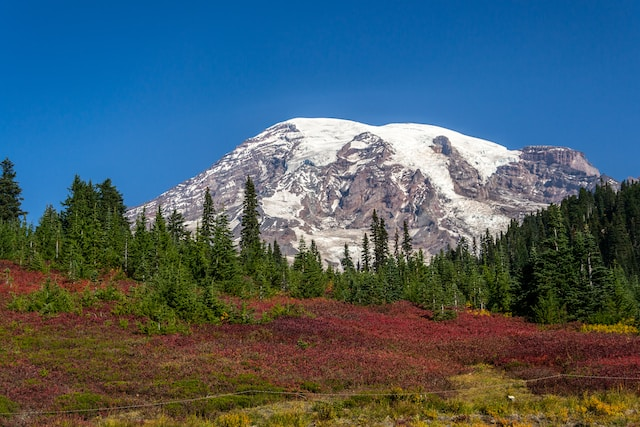
#> input picture Bimestre5/Procesamiento Imagenes/Tutorial-3_Procesamiento_Imagenes/landscape.jpeg, 640 x 427 px
$ jupyter execute 'Tutorial 3.ipynb'   (shell and % lines are left out)
#> lines starting #> are read from the running program, lines starting #| are printed output that depends on the picture; after the words box and inside, x2 and y2 are one past the last pixel; in counts of white or black regions, pixels touching at a corner belong together
# Tutorial 3 - Espacios de color

Durante la semana hemos visto como manipular imágenes en el espacio del color
En este tutorial abordaremos los siguientes conceptos:

- Clustering de pixeles en RGB
- Segmentación de imágenes en HSV

[cell 1]
import cv2
import numpy as np
import matplotlib.pyplot as plt
from sklearn.cluster import MiniBatchKMeans

# Clustering de pixeles en RGB

Para este ejercicio, desarrollaremos un ejemplo visto en clase para clusterizar los colores de una imagen.

[cell 2]
landscape_rgb = cv2.imread('landscape.jpeg', cv2.IMREAD_COLOR)[:, :, ::-1]
plt.imshow(landscape_rgb)

[cell 3]
landscape_rgb.shape
#> Out = (427, 640, 3)

## Preparar la matriz

El primer paso consiste en "aplanar" la imagen para tener una matriz 2D.

[cell 4]
n_rows, n_cols, n_colors = landscape_rgb.shape
#> n_rows = 427; n_cols = 640; n_colors = 3
landscape_array = landscape_rgb.reshape(n_rows*n_cols, n_colors)
landscape_array

[cell 5]
landscape_array.shape
#> Out = (273280, 3)

Con esto, podemos visualizar los colores de la imagen en el espacio RGB. Elegiremos una pequeña muestra de pixeles para que sea más fácil ver lo que está pasando.

[cell 6]
fig = plt.figure(figsize = (10, 7))
ax = plt.axes(projection ="3d")

# Elegimos una muestra de pixeles para no graficar la imagen entera
np.random.seed(42)
ix_sample = np.random.choice(np.arange(len(landscape_array)), size=5_000, replace=False)
#> ix_sample = 5000 values, max 273257 at index 2188, min 87 at index 1591, mean 138575.7
sample = landscape_array[ix_sample, :]

ax.set_xlabel('Red')
ax.set_ylabel('Green')
ax.set_zlabel('Blue')
ax.scatter3D(sample[:, 0], sample[:, 1], sample[:, 2], c=sample/255)

## Encontrar clusters con KMeans

Ahora usaremos KMeans para encontrar los clusters de los colores. En particular, usaremos la clase MiniBatchKMeans de scikit-learn, ya que es más rápida para datasets más grandes.

[cell 7]
n_clusters = 4

kmean = MiniBatchKMeans(n_clusters=n_clusters, random_state=42)
fitted_clusters = kmean.fit_predict(landscape_array)
fitted_clusters

[cell 8]
kmean.cluster_centers_

[cell 9]
plt.title('Colores de los clusters')
plt.imshow([kmean.cluster_centers_.astype(int)])

## Reconstruir imagen a partir de los clusters

A cada pixel, levamos a asignar el valor de la media del cluster al que pertenece.

[cell 10]
fitted_clusters

[cell 11]
clusters_means = kmean.cluster_centers_[fitted_clusters]
clusters_means

[cell 12]
clusters_means.shape
#> Out = (273280, 3)

Luego, devolveremos la matriz a las dimensiones originales de la imagen.

[cell 13]
clustered_image = clusters_means.reshape(n_rows, n_cols, n_colors)
clustered_image.shape
#> Out = (427, 640, 3)

[cell 14]
plt.imshow(clustered_image)

¿Por qué tuvimos este error? Resulta que elegimos los valores en formato ```float```. Para poder graficar imágenes, nuestros valores de RGB tienen que ser ```int```.

[cell 15]
clustered_image_int = clustered_image.astype(int)
plt.imshow(clustered_image_int)

## Probemos distintos números de clusters

[cell 16]
plt.figure(figsize=(15,8))
plt.subplot(1,2,1)
plt.title('Imagen Original')
plt.imshow(landscape_rgb)
plt.subplot(1,2,2)
plt.title('Imagen Con clusters')
plt.imshow(clustered_image_int)

[cell 17]
plt.figure(figsize=(8,8))
plt.title(f"Original Image")
plt.imshow(landscape_rgb)
plt.show()

for n_clusters in [2,3,5,10,20]:
    kmean = MiniBatchKMeans(n_clusters=n_clusters, random_state=42)
    fitted_clusters = kmean.fit_predict(landscape_array)
    clusters_means = kmean.cluster_centers_[fitted_clusters]
    clustered_image = clusters_means.reshape(n_rows, n_cols, n_colors)
    clustered_image_int = clustered_image.astype(int)

    # Plot image
    plt.figure(figsize=(8,8))
    plt.title(f"Clustered image (K={n_clusters})")
    plt.imshow(clustered_image_int)
    plt.show()
#> this loop made 5 passes
#> pass 1, `clustered_image = clusters_means.reshape(n_rows, n_cols, n_colors)`:
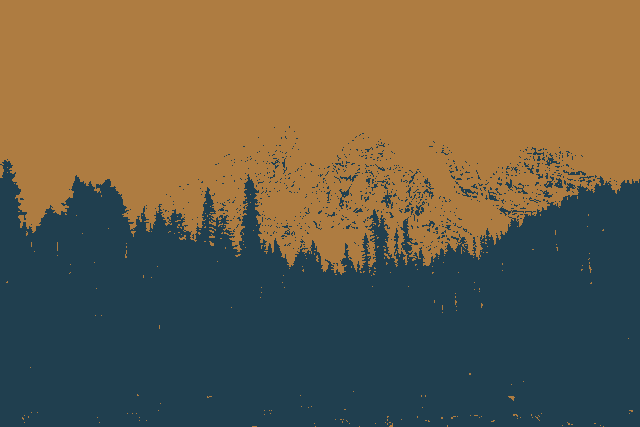
#> clustered_image: shape (427, 640, 3) float64; mean of channels 0, 1, 2 72.2, 94.4, 105.2; drawn as B, G, R
#> pass 1, `plt.show()`:
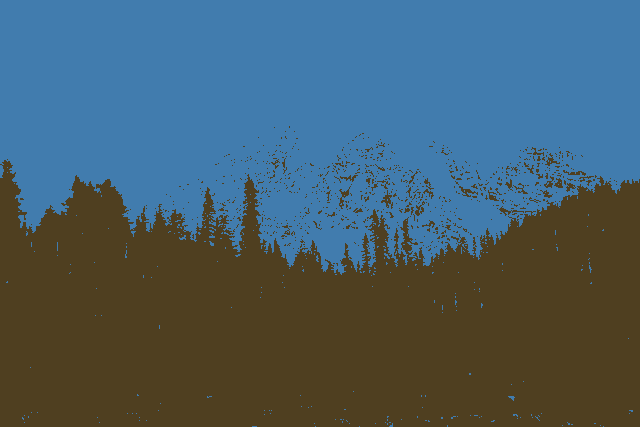
#> shown: shape (427, 640, 3); mean R, G, B 71.9, 94.1, 104.4

## Compresión de imagenes

El clustering anterior se podría usar como una forma de "comprimir" la imagen para que use menos espacio. En vez de guardar el valor RGB de todos los pixeles, podemos guardar los 20 colores de las medianas, y que cada entrada de la matriz mapee a cada uno de estos colores.

[cell 18]
kmean.cluster_centers_

[cell 19]
fitted_clusters.reshape(n_rows, n_cols)

¿Cuánto espacio ahorraríamos con esta técnica?

[cell 20]
original_image_size = landscape_rgb.size
#> original_image_size = 819840
reconstructed_image_size = kmean.cluster_centers_.size + fitted_clusters.size
#> reconstructed_image_size = 273340

print("Tamaño de la imagen original (en bytes):", original_image_size)
#| Tamaño de la imagen original (en bytes): 819840
print("Tamaño de la reconstrucción por clusters (en bytes):", reconstructed_image_size)
#| Tamaño de la reconstrucción por clusters (en bytes): 273340
print()
print(f"La reconstrucción pesa un {reconstructed_image_size / original_image_size*100:.2f}% de la imagen original!")
#| La reconstrucción pesa un 33.34% de la imagen original!

# Segmentación por color usando HSV

Volveremos a ver un ejemplo de segmentación que vimos en el Tutorial 1. El ejercicio original consistía en segmentar una manzana roja de manzanas verdes usando el espacio RGB. Ahora veremos cómo podemos hacer lo mismo en el espacio HSV.

[cell 21]
apples_rgb = cv2.imread('manzanas.jpeg', cv2.IMREAD_COLOR)[:, :, ::-1]
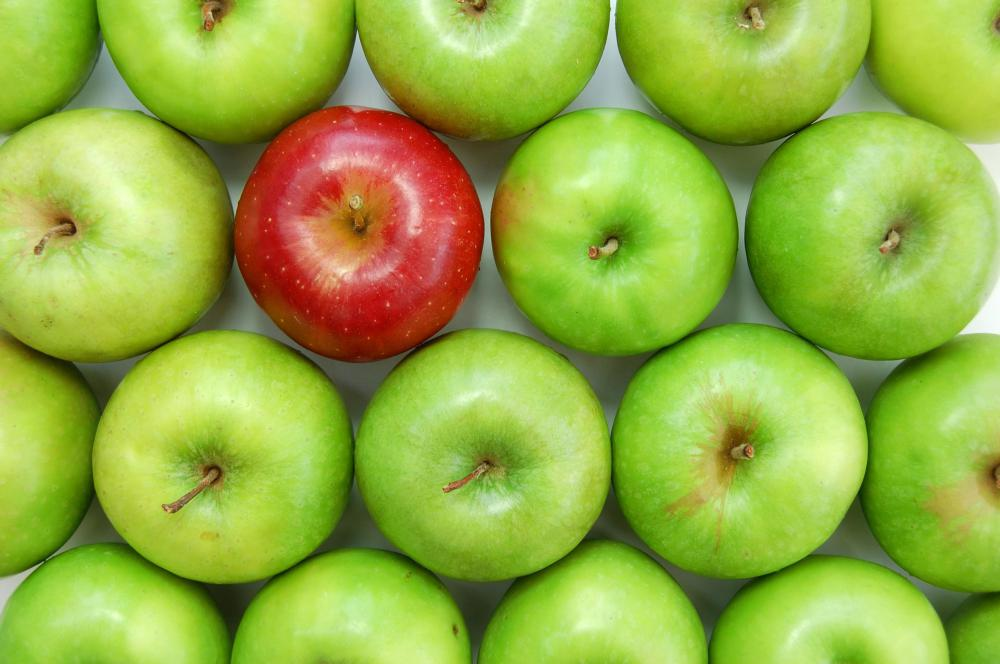
#> input picture Bimestre5/Procesamiento Imagenes/Tutorial-3_Procesamiento_Imagenes/manzanas.jpeg, 1000 x 664 px
plt.imshow(apples_rgb)

## Repaso: Segmentación usando espacio RGB

[cell 22]
# Segmentación en RGB
r_channel = apples_rgb[:, :, 0]
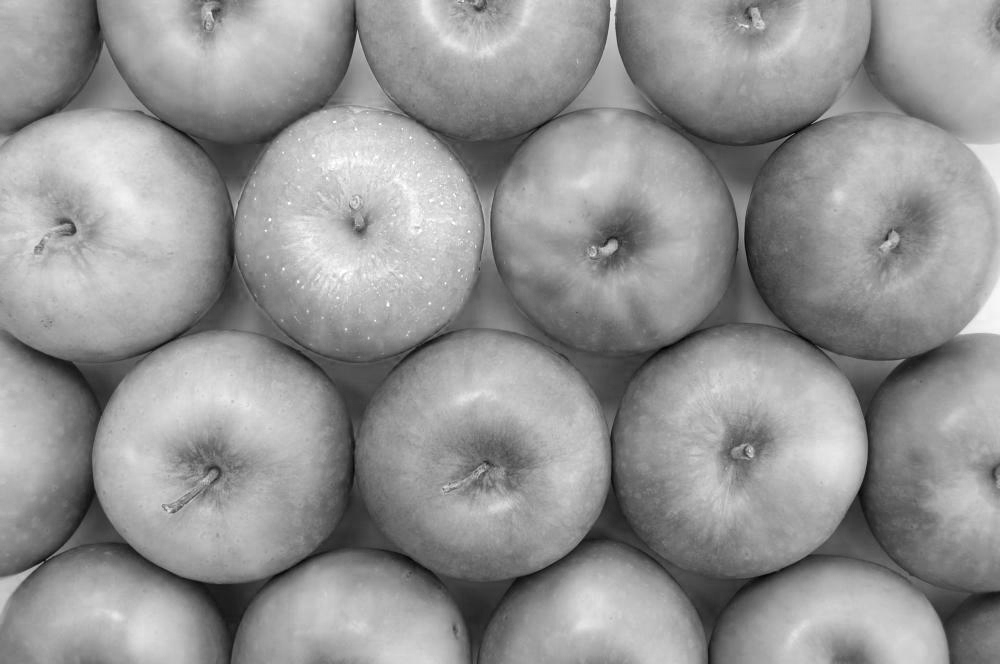
#> r_channel: shape (664, 1000); min 0, max 255, mean 148.5
g_channel = apples_rgb[:, :, 1]
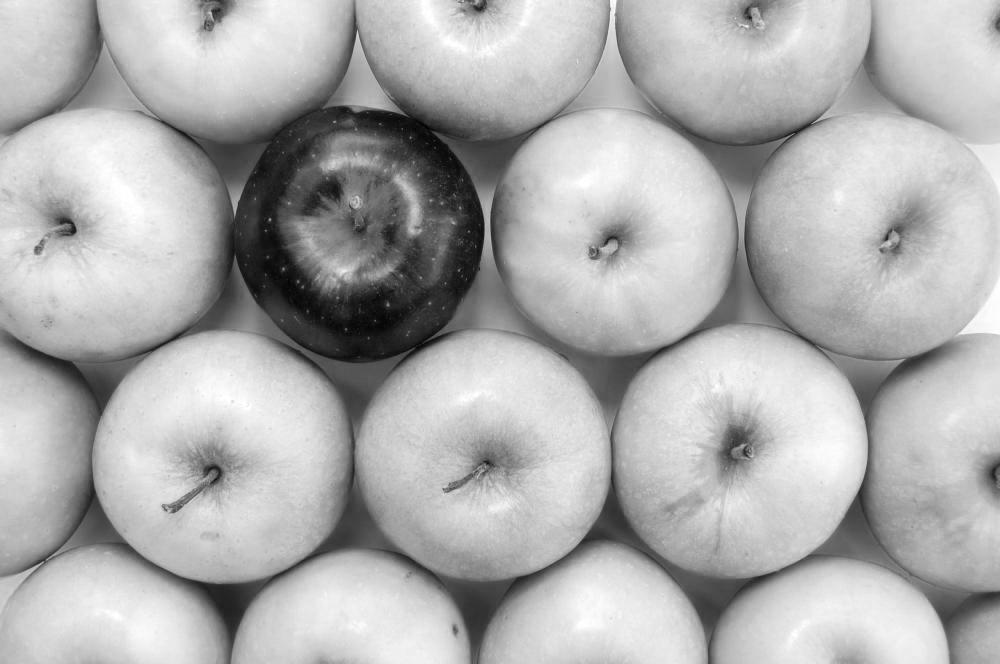
#> g_channel: shape (664, 1000); min 0, max 255, mean 174.9
b_channel = apples_rgb[:, :, 2]
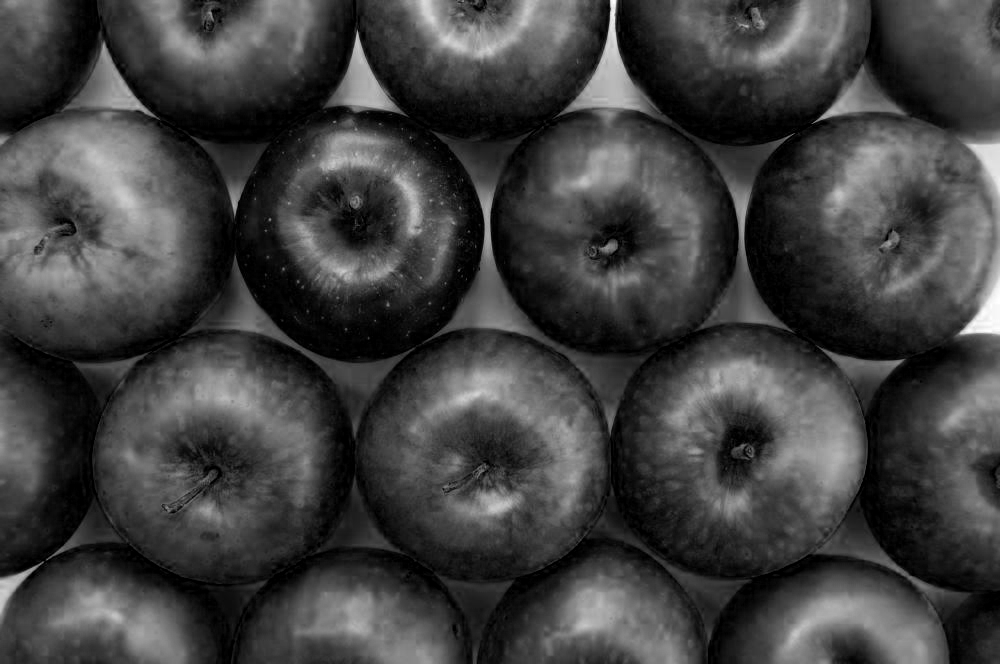
#> b_channel: shape (664, 1000); min 0, max 255, mean 65.1

rgb_bin = (g_channel < 150) & (r_channel > 150)
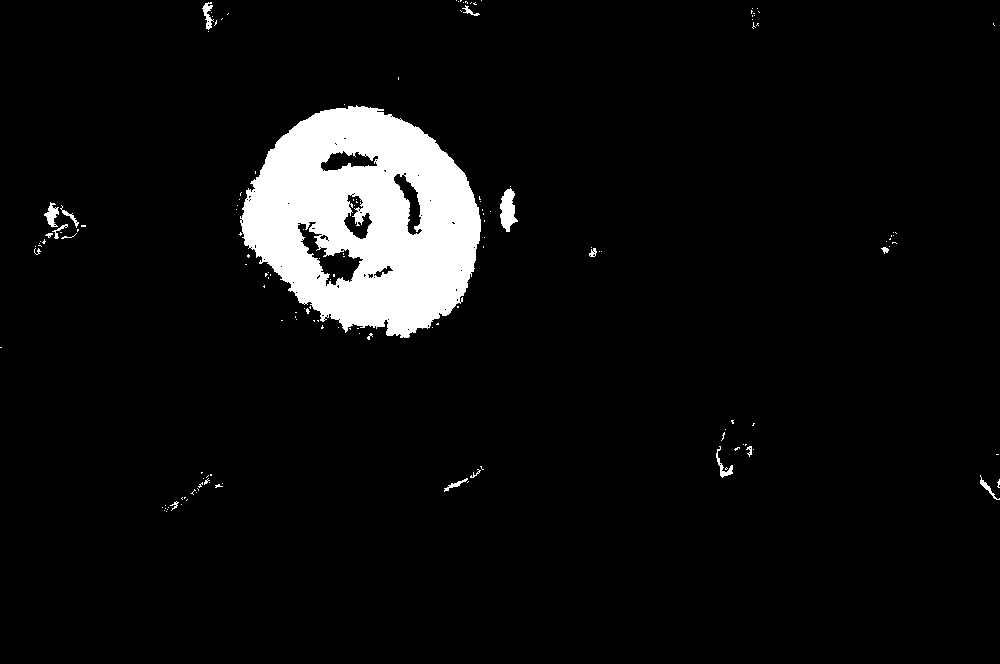
#> rgb_bin: shape (664, 1000) bool; 5.9% white; 152 white regions (134 under 20 px), largest, box (x1, y1, x2, y2) and area: (240, 105, 481, 338) 37024, (500, 188, 518, 232) 493, (44, 202, 59, 227) 193

rgb_mask = np.stack([rgb_bin,rgb_bin,rgb_bin], axis=-1)
masked_image_rgb = np.multiply(apples_rgb, rgb_mask)

fig, axes = plt.subplots(nrows=3, ncols=1, figsize=(5, 12))
axes[0].set_title("Imagen Original")
axes[0].imshow(apples_rgb)

axes[1].set_title("Máscara RGB")
axes[1].imshow(rgb_bin, cmap='gray')

axes[2].set_title("Imagen filtrada")
axes[2].imshow(masked_image_rgb)

## Visualización de canales HSV

[cell 23]
apples_hsv = cv2.cvtColor(apples_rgb, cv2.COLOR_RGB2HSV)
#> apples_hsv: shape (664, 1000, 3); mean H, S, V 38.9, 169.5, 184

plt.figure(figsize=(12, 8))

# Imagen a color
plt.subplot(2,1,1)
plt.title('Imagen en RGB')
plt.imshow(apples_rgb)

# Canal R
plt.subplot(2,3,4)
plt.title('Hue')
plt.imshow(apples_hsv[:, :, 0], cmap='gray')

# Canal G
plt.subplot(2,3,5)
plt.title('Saturation')
plt.imshow(apples_hsv[:, :, 1], cmap='gray')

# Canal B
plt.subplot(2,3,6)
plt.title('Value')
plt.imshow(apples_hsv[:, :, 2], cmap='gray')

Podemos ver que la manzana roja tiene valores muy bajos y muy altos en el canal "Hue", ¿por qué es esto?

[cell 24]
figure, _ = plt.subplots(2, 1, figsize=(8, 6), gridspec_kw={'height_ratios': [4, 1]})

plt.subplot(2,1,1)
plt.title('Hue Histogram')

hue_vals = apples_hsv[:, :, 0].ravel()
plt.hist(hue_vals)
plt.xlim(0,179)

plt.subplot(2,1,2)
gradient = np.linspace(0, 1, 179)
gradient = np.vstack((gradient, gradient))
plt.imshow(gradient, aspect='auto', cmap=plt.get_cmap('hsv'))
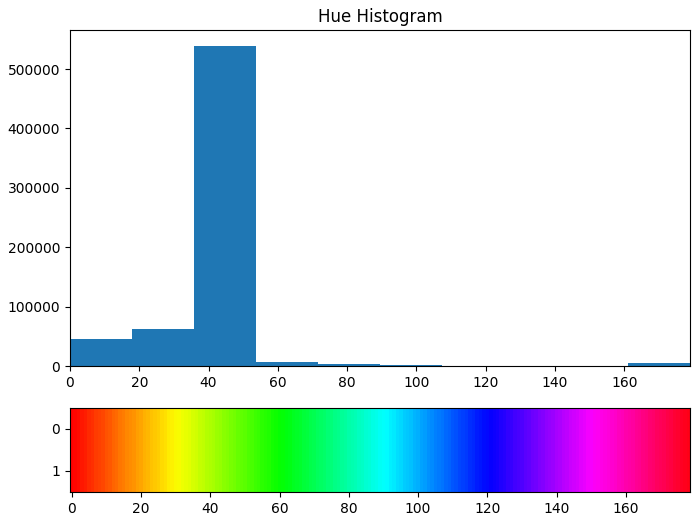
#> figure drawn by matplotlib, 2 panels; panel 1: tallest bar 538826 high, from x = 35.8 to 53.7

El espacio HSV es cíclico, por lo que el primer y ultimo valor son muy cercanos.
¡Ojo! En OpenCV, el canal hue va de 0 a 179, mientras que los canales Saturation y Value van de 0 a 255.

Ahora podemos segmentar la imagen seleccionando los tonos rojos.

[cell 25]
hsv_bin = (apples_hsv[:, :, 0] < 20) | (apples_hsv[:, :, 0] > 160)
#> hsv_bin: shape (664, 1000) bool; 8% white; 41 white regions (22 under 20 px), largest, box (x1, y1, x2, y2) and area: (231, 98, 485, 364) 51380, (491, 192, 508, 251) 427, (49, 213, 77, 235) 352
plt.imshow(hsv_bin, cmap='gray')

[cell 26]
hsv_mask = np.stack([hsv_bin,hsv_bin,hsv_bin], axis=-1)
#> hsv_mask: shape (664, 1000, 3) bool; mean H, S, V 0.0803, 0.0803, 0.0803
masked_image_hsv = np.multiply(apples_rgb, hsv_mask)
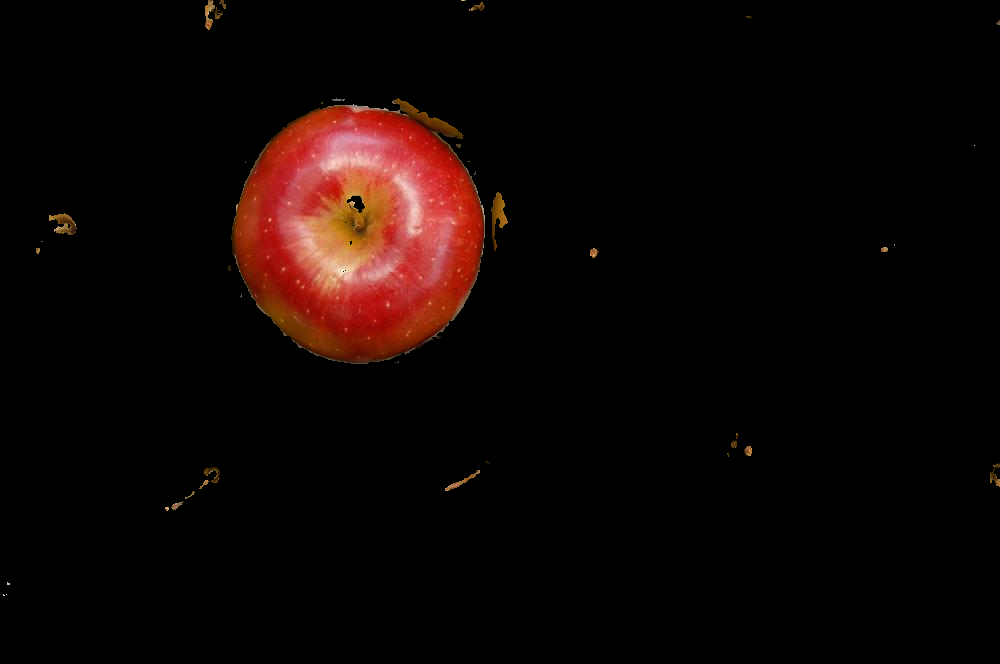
#> masked_image_hsv: shape (664, 1000, 3); mean R, G, B 14.2, 5.4, 3.7

fig, axes = plt.subplots(nrows=3, ncols=2, figsize=(10, 12))
plt.subplot(3,1,1)
plt.title("Imagen Original")
plt.imshow(apples_rgb)

plt.subplot(3,2,3)
plt.title("Máscara RGB")
plt.imshow(rgb_bin, cmap='gray')

plt.subplot(3,2,5)
plt.title("Imagen filtrada con RGB")
plt.imshow(masked_image_rgb)

plt.subplot(3,2,4)
plt.title("Máscara HSV")
plt.imshow(hsv_bin, cmap='gray')

plt.subplot(3,2,6)
plt.title("Imagen filtrada con HSV")
plt.imshow(masked_image_hsv)
